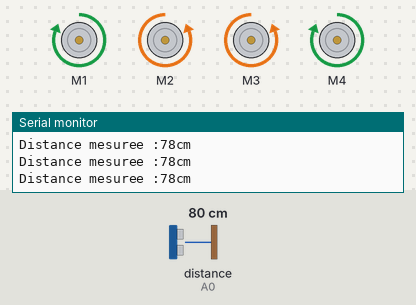
The sketch below on a simulated Arduino Uno, built with avr-gcc and run on an emulated ATmega328P. On the bench: 4 × DC motor (green arrow = forward, orange = backward, longer = faster), the last lines printed to the serial monitor. Wiring (inferred from the names in the program): ultrasonic range finder: trigger A1; echo A0. The inputs (shaded band) are chosen by the test bench; at power-on: distance to the obstacle (sensor on A0) 80 cm. The echo pulse lasts 58.3 µs per cm.

Above: at 1.2 s.
1.3 s: distance to the obstacle (sensor on A0) set to 25 cm
2.8 s: distance to the obstacle (sensor on A0) set to 19 cm
At 3.2 s:
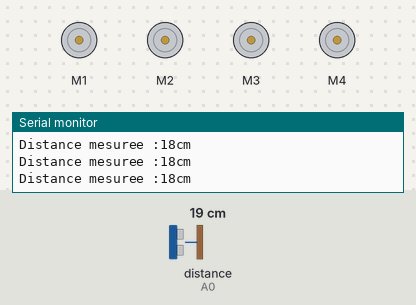
4.3 s: distance to the obstacle (sensor on A0) set to 35 cm
At 5.5 s:
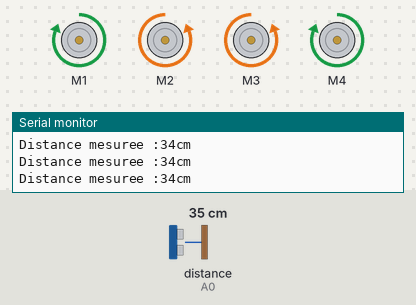
5.8 s: distance to the obstacle (sensor on A0) set to 9 cm
At 6.2 s:
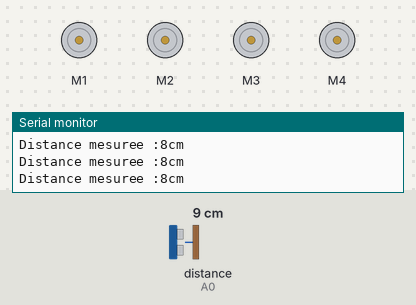
Timing chart, 0 to 8.4 s (numbered marks = the images above; inputs shaded):
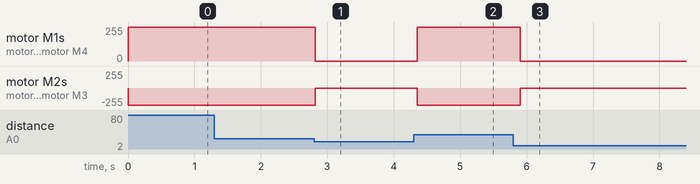

Measured:
- the behaviour switches between 22 and 21 cm on distance to the obstacle (sensor on A0) (found by bisection; images 0 and 1)
- after the input at 2.8 s, motor M1, motor M4: forward 255/255 → stopped at once; motor M2, motor M3: backward 255/255 → stopped at once
- after the input at 4.3 s, motor M1, motor M4: stopped → forward 255/255 after 0.06 s; motor M2, motor M3: stopped → backward 255/255 after 0.06 s
- after the input at 5.8 s, motor M1, motor M4: forward 255/255 → stopped after 0.10 s; motor M2, motor M3: backward 255/255 → stopped after 0.10 s

The sketch:

testCapteur-LONG.ino
```cpp
#include "AFMotor.h"

#define Broche_Echo A0 // Broche Echo du HC-SR04 sur A0
#define Broche_Trigger A1 // Broche Trigger du HC-SR04 sur A1

#define Distance_seuil 20 // Seuil de distance à partir duquel le robot s'arrête (en cm)

AF_DCMotor motor1(1); // haut gauche
AF_DCMotor motor2(2); // bas gauche
AF_DCMotor motor3(3); // haut droit
AF_DCMotor motor4(4); // bas droit

int MesureMaxi = 300; // Distance maxi a mesurer
int MesureMini = 3; // Distance mini a mesurer
long Duree;
long Distance;

void setup() {
  pinMode(Broche_Trigger, OUTPUT); // Broche Trigger en sortie
  pinMode(Broche_Echo, INPUT); // Broche Echo en entree
  Serial.begin(9600);
  motor1.setSpeed(255);
  motor2.setSpeed(255);
  motor3.setSpeed(255);
  motor4.setSpeed(255);
}

void loop() {
  // Mesure de la distance
  digitalWrite(Broche_Trigger, LOW);
  delayMicroseconds(2);
  digitalWrite(Broche_Trigger, HIGH);
  delayMicroseconds(10);
  digitalWrite(Broche_Trigger, LOW);
  Duree = pulseIn(Broche_Echo, HIGH);
  Distance = Duree * 0.034 / 2;
      droit();
  // Contrôle des moteurs en fonction de la distance
  if (Distance >= MesureMaxi || Distance <= MesureMini) {
    Serial.println("Distance de mesure en dehors de la plage (3 cm à 3 m)");
  } else {
    Serial.print("Distance mesuree :");
    Serial.print(Distance);
    Serial.println("cm");

    if (Distance <= Distance_seuil) {
      // Arrêter les moteurs si un mur est détecté
      motor1.run(RELEASE);
      motor2.run(RELEASE);
      motor3.run(RELEASE);
      motor4.run(RELEASE);
    } else {
      // Avancer si aucune obstacle n'est détecté
      droit();

    }
  }
  delay(100); // Ajouter un court délai entre chaque itération de la boucle


}
void droit(){
  motor1.setSpeed(255); //Define maximum velocity
  motor1.run(FORWARD);  //rotate the motor clockwise
  motor2.setSpeed(255); //Define maximum velocity
  motor2.run(BACKWARD);  //rotate the motor clockwise
  motor3.setSpeed(255); //Define maximum velocity
  motor3.run(BACKWARD); //rotate the motor anti-clockwise
  motor4.setSpeed(255); //Define maximum velocity
  motor4.run(FORWARD); //rotate the motor anti-clockwise
}
 void forward()
{
      motor1.run(FORWARD);
      motor2.run(BACKWARD);
      motor3.run(FORWARD);
      motor4.run(BACKWARD);
}
```
